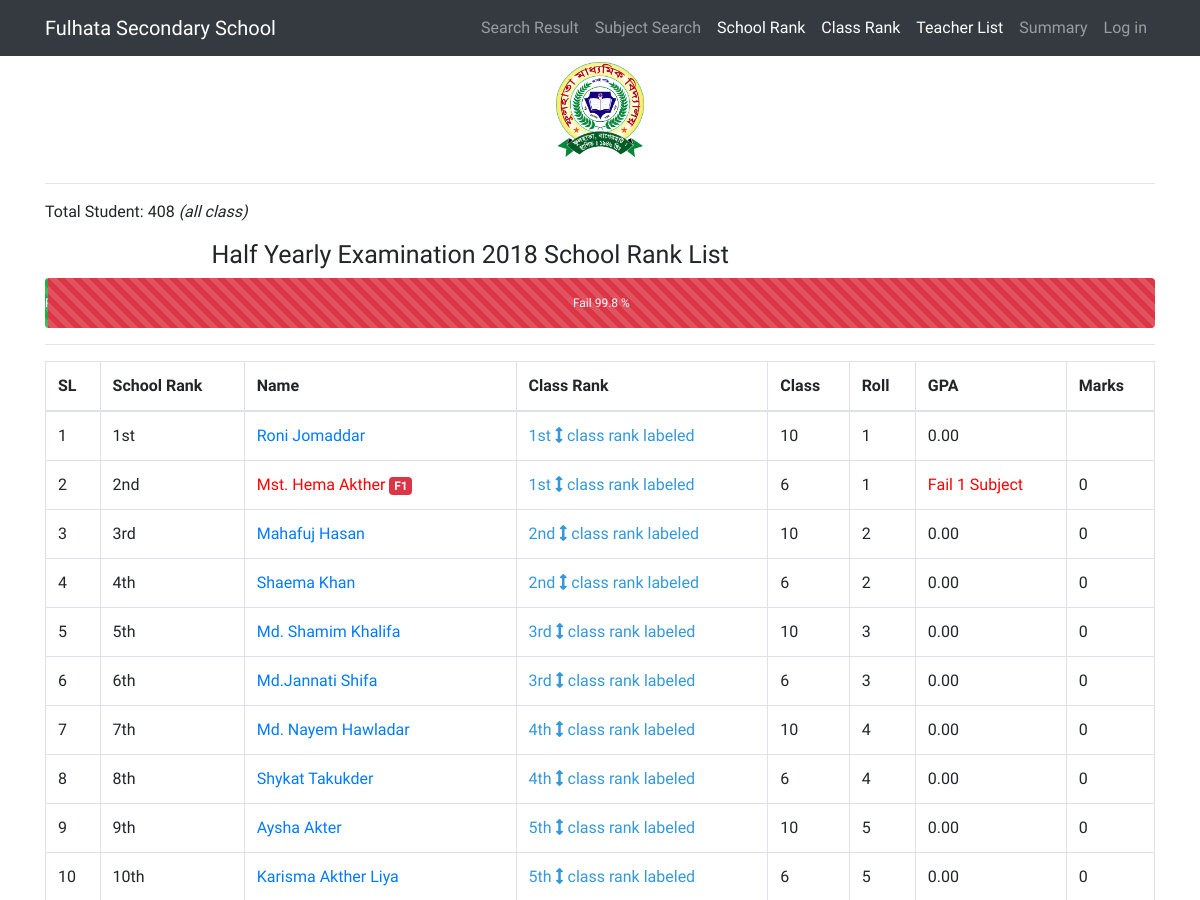
The app's page /all-school-rank/ (upper part), older data.
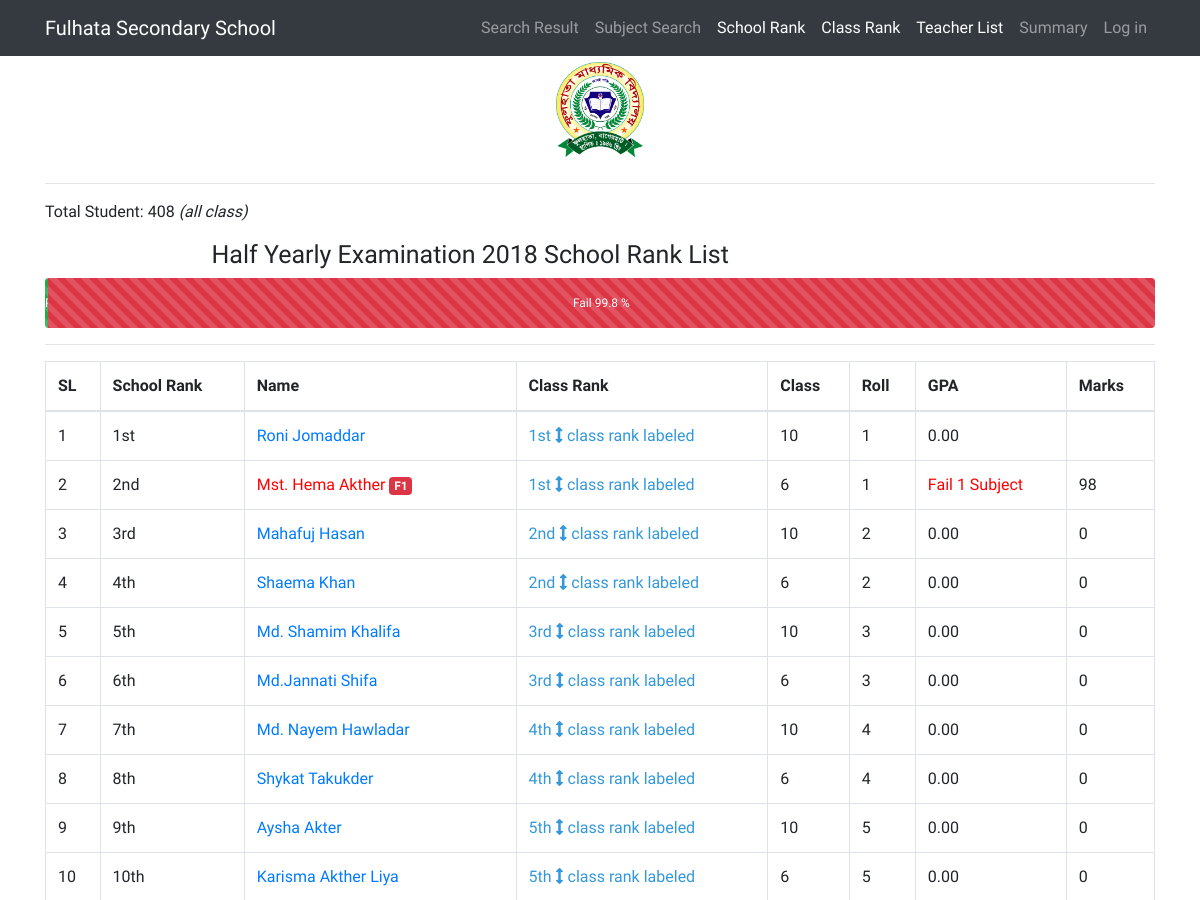
The same page, newer data.
### results/models.py (models this page shows, shortened)
class Rank(models.Model):
    std = models.ForeignKey(StudentInfo, related_name='std', on_delete=models.CASCADE)
    total_marks = models.DecimalField(
        max_digits=5, decimal_places=2, help_text='Please give proper number', default=0, blank=True, null=True)
    total_gpa = models.DecimalField(
        max_digits=5, decimal_places=2, help_text='Please give proper number', default=0, blank=True, null=True)
    class_rank = models.IntegerField(default=0, blank=True, null=True)
    school_rank=models.IntegerField('All School Rank', default=0, blank=True, null=True)
    class Meta:
            verbose_name = ("Rank")
            verbose_name_plural = ("Rank")
            ordering = ['class_rank']

class StdCommon(models.Model):
    pub_date = models.DateTimeField(auto_now_add=True)
    update_date = models.DateTimeField(auto_now=True)
    class Meta:
        abstract = True

class StudentInfo(StdCommon):
    std_name = models.CharField('Student Name',max_length=100, help_text='Type only student Full Name like as Nazmul Islam or Nazrul Islam', blank=True, null=True)
    std_class = models.CharField('Student Class',max_length=2, choices=STD_CLASS, default=10, help_text='Select a class')
    std_roll = models.IntegerField('Roll Number',help_text='Type Student Roll Number (Only Number)')
    std_group=models.CharField('Group', choices=STD_GROUP, max_length=1, default='G')
    std_gender=models.CharField('Gender', max_length=10, choices=STD_GENDER, default='MALE')
    std_total_marks = models.FloatField('Total Marks', default=0, blank=True, null=True)
    std_marks_with_fail_sub = models.FloatField(
        'Total Marks', default=0, blank=True, null=True)
    std_gpa = models.CharField('GPA', max_length=50,default='F', blank=True, null=True)
    std_grade_point_total_sum=models.FloatField('Total Avg Number per Subject', blank=True, null=True) # toal grade point sum
    std_grade_point_total_subject_avg = models.FloatField(
        'Total GPA', blank=True, null=True) #avg gradepoint
    std_fail_subject=models.IntegerField('Fail Subject', blank=True, null=True)
    school_rank=models.IntegerField('Student Rank in School',default=0, blank=True, null=True)
    class_rank = models.IntegerField(
        'Student Rank in Class', default=0, blank=True, null=True)
    def __str__(self):
        return self.std_name
    class Meta:
            verbose_name = ("Student Detail")
            verbose_name_plural = ("Student Detail's")
            ordering = ['std_roll']

### results/views.py (the view)
# urls.py: path('all-school-rank/',RankListView.as_view() , name='rank'),
class RankListView(ListView):
    model=Rank
    template_name="results/rank_list.html"
    paginate_by = 30
    ordering = ['school_rank','class_rank','-std__std_roll']
    def get_context_data(self, **kwargs):
        context = super(RankListView, self).get_context_data(**kwargs)
        total_std_count = StudentInfo.objects.all().count()
        total_std_pass = StudentInfo.objects.filter(
            std_grade_point_total_subject_avg__gte=1).count()
        context['total_std_pass_count'] = StudentInfo.objects.filter(
            std_grade_point_total_subject_avg__gte=1).count()
        context['total_std_fail_count'] = StudentInfo.objects.filter(
            std_grade_point_total_subject_avg__lt=1).count()
        context['total_pass'] = (total_std_pass/total_std_count)*100
        context['total_fail'] = (
            (total_std_count-total_std_pass)/total_std_count)*100
        context['credit'] = credit
        context['rank_count'] = Rank.objects.all().count()
        return context

### results/templates/results/rank_list.html (shortened to what this page needs)
{% extends "results/base.html" %}
{% block main_content %}
{% load humanize %}
<div class="row">
    <div class="col-md-12 col-sm-12 col-xs-12 mx-auto ">
        <div class="div">
            <p>Total Student: {{rank_count}} <i>(all class)</i></p>
            <h2 class="mx-auto" style="width:70%;font-size:25px">Half Yearly Examination 2018 School Rank List</h2>
            <div class="progress" style="height:50px">
            <div class="progress-bar progress-bar-striped progress-bar-animated bg-success" style="width:{{total_pass}}%">Pass {{total_pass|floatformat}} %
            </div>
            <div class="progress-bar progress-bar-striped progress-bar-animated bg-danger" style="width:{{total_fail}}%">Fail {{total_fail|floatformat}} %
            </div>
        </div>
            <hr>
            <table class="table table-hover table-bordered">
                <thead>
                    <tr>
                        <th>SL</th>
                        <th>School Rank</th>
                        <th>Name</th>
                        <th>Class Rank</th>
                        <th>Class</th>
                        <th>Roll</th>
                        <th>GPA</th>
                        <th>Marks</th>
                    </tr>
                </thead>
                <tbody>
                    {% for rank in  object_list%}
                        <tr>
                            <td>{{forloop.counter}}</td>
                            <td>{{rank.school_rank |ordinal}}</td>
                            {% if rank.std.std_fail_subject >= 1 %}
                            <td >
                            <a style="color:red" href="{%url 'std_details' rank.std.id%}">{{rank.std}}
                            <span class="badge badge-danger">F{{rank.std.std_fail_subject}}</span>
                            </a>
                            </td>
                            {% else %}
                            <td>
                                <a href="{%url 'std_details' rank.std.id%}">{{rank.std}}</a>
                            </td>
                            {% endif %}
                            {% if  rank.std.std_roll < rank.class_rank %}
                            <td style="color:red"> {{rank.class_rank|ordinal}}
                                <i class="fas fa-arrow-down"></i> class rank down </td>
                            {% elif rank.std.std_roll > rank.class_rank %}
                            <td style="color:seagreen">
                                {{rank.class_rank|ordinal}}
                                <i class="fas fa-arrow-up"></i> class rank up
                            </td>
                            {% elif rank.std.std_roll == rank.class_rank %}
                            <td style="color:#3498db">
                            {{rank.class_rank |ordinal}}
                            <i class="fas fa-arrows-alt-v"></i> class rank labeled
                            </td>
                            {% endif %}
                            <td>{{rank.std.std_class}}</td>
                            <td>{{rank.std.std_roll}}</td>
                            {% if rank.std.std_fail_subject >= 1 %}
                            <td style="color:red">
                                Fail {{rank.std.std_fail_subject}} Subject
                            </td>
                            {% else %}
                            <td>
                                {{rank.std.std_grade_point_total_subject_avg|floatformat:'2'}}
                            </td>
                            {% endif %}
                            <td>{{rank.std.std_marks_with_fail_sub|floatformat}}</td>
                        </tr>
                     {% endfor %}
                 </tbody>
            </table>
        </div>
    </div>
</div>
{% endblock %}

Row changes from the older to the newer data that the page shows:
changed through a linked row, Rank "Mst. Hema Akther": std.std_marks_with_fail_sub "0" → "98"
